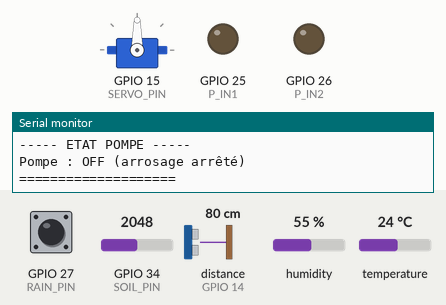
Simulated run of this sketch. Board: ESP32. On the bench: servo, output pins drawn as LEDs (lit = HIGH), the last lines printed to the serial monitor. Wiring (inferred from the names in the program): ultrasonic range finder: trigger GPIO 12; echo GPIO 14. The test bench sets the inputs (shaded band); at power-on: temperature 24 °C, GPIO 34 (SOIL_PIN) = 2048, GPIO 27 (RAIN_PIN) HIGH, distance to the obstacle (sensor on GPIO 14) 80 cm, humidity 55 %. The echo pulse lasts 58.3 µs per cm; WiFi joins after 1.5 s; servers stay silent unless stated; pins used as bus, display or sensor lines are not drawn.

Above: at 3.3 s.
3.4 s: temperature set to 31.7 °C
6.2 s: temperature set to 32.6 °C
At 8.8 s:
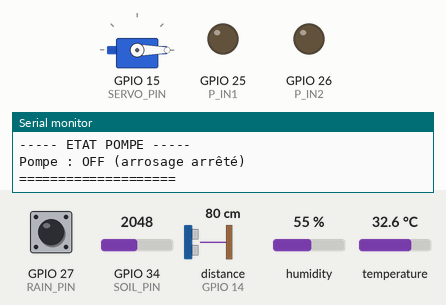
9.5 s: GPIO 34 (SOIL_PIN) set to 2809
11.0 s: GPIO 34 (SOIL_PIN) set to 2911
At 13.6 s:
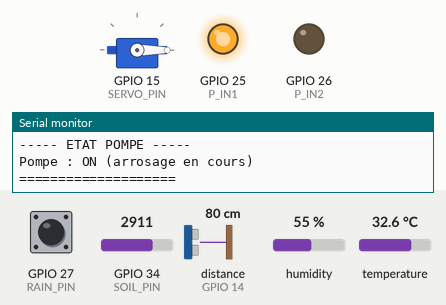
13.9 s: temperature set to 12 °C
At 14.4 s:
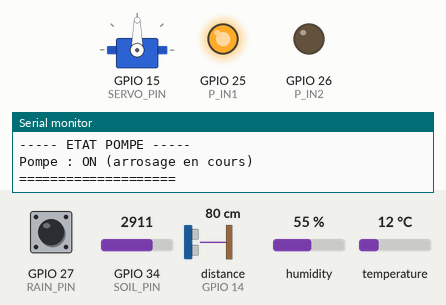
Timing chart, 0 to 16.9 s (numbered marks = the images above; inputs shaded):
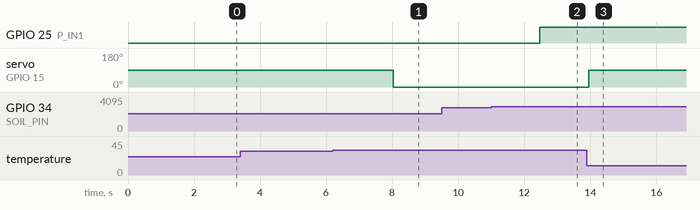

Measured:
- the behaviour switches between 32 and 32.1 °C on temperature (found by bisection; images 0 and 1)
- the behaviour switches between 2866 and 2867 on GPIO 34 (SOIL_PIN) (found by bisection; images 1 and 2)
- after the input at 6.2 s, servo on GPIO 15 (SERVO_PIN): 90° → 0° after 1.8 s
- after the input at 11.0 s, GPIO 25 (P_IN1): LOW → HIGH after 1.5 s
- after the input at 13.9 s, servo on GPIO 15 (SERVO_PIN): 0° → 90° after 0.06 s

The sketch:

arduino_minimal_fix.ino
```cpp
#include "DHT.h"
#include <ESP32Servo.h>
#include <WiFi.h>
#include <FirebaseESP32.h>
#include <addons/TokenHelper.h>

// ------------------ WIFI ------------------
#define WIFI_SSID "iPhone Aziz"
#define WIFI_PASSWORD "zaghouan3"

#define API_KEY "AIzaSyB2wihmG2yCv6WtXUDjpAjPTyqC_D0cEE0"
#define DATABASE_URL "https://tpiot-de1ee-default-rtdb.europe-west1.firebasedatabase.app/"
#define USER_EMAIL "dorra@gmail.com"
#define USER_PASSWORD "123456"

// ------------------ FIREBASE ------------------
FirebaseData fbdo;
FirebaseData fbdoStream;
FirebaseAuth auth;
FirebaseConfig config;

#define DHTPIN 4
#define DHTTYPE DHT22

#define SOIL_PIN 34
#define RAIN_PIN 27
#define TRIG_PIN 12
#define ECHO_PIN 14
#define SERVO_PIN 15

// pin de pompe
#define P_IN1 25
#define P_IN2 26
bool pompeState = false;

#define MAISON_ID "maison_1"

DHT dht(DHTPIN, DHTTYPE);
Servo servo;

// hauteur totale de la citerne (en cm)
const float TANK_HEIGHT = 8.5;

// positions servo
const int SERVO_CLOSE = 90;  // bâche fermée
const int SERVO_OPEN = 0;    // bâche ouverte
const int solpar = 40;
const int solmax = 50;
const int solmin = 30;
const int tempmax = 32;
const int tempmin = 10;

int servoAngle = SERVO_CLOSE;

// VARIABLES MODE CONTROLE
String currentMode = "automatique";  // "automatique" ou "manuel"
String commandeBache = "fermer";     // "ouvrir" ou "fermer"
String commandePompe = "OFF";        // "ON" ou "OFF"

// 🔥 CHANGEMENT 1: Variable pour forcer mise à jour immédiate
bool forceUpdate = false;

// 🔥 AJOUT: Variables pour suivre la dernière commande appliquée
String lastAppliedBacheCommand = "fermer";
String lastAppliedPompeCommand = "OFF";

// ------------------ CALLBACK FIREBASE STREAM ------------------
void streamCallback(StreamData data) {
  String path = data.dataPath();

  Serial.println("📡 Donnée reçue de Firebase:");
  Serial.println("Path: " + path);

  // 🔥 FIX: Lire selon le type de path
  if (path == "/") {
    // Quand on reçoit tout l'objet, lire via JSON
    FirebaseJson *json = data.jsonObjectPtr();
    FirebaseJsonData result;

    if (json->get(result, "mode")) {
      currentMode = result.stringValue;
      Serial.println("✅ Mode: " + currentMode);
    }

    if (json->get(result, "commandes/bache")) {
      String newBacheCmd = result.stringValue;
      if (newBacheCmd != commandeBache) {
        commandeBache = newBacheCmd;
        Serial.println("🔧 Commande bâche: " + commandeBache);
        forceUpdate = true;
      }
    }

    if (json->get(result, "commandes/pompe")) {
      String newPompeCmd = result.stringValue;
      if (newPompeCmd != commandePompe) {
        commandePompe = newPompeCmd;
        Serial.println("💧 Commande pompe: " + commandePompe);
        forceUpdate = true;
      }
    }
  } else {
    // Chemins spécifiques
    if (path == "/mode") {
      if (data.dataType() == "string") {
        currentMode = data.stringData();
        Serial.println("✅ Mode changé: " + currentMode);
      }
    }

    if (path == "/commandes/bache") {
      if (data.dataType() == "string") {
        commandeBache = data.stringData();
        Serial.println("🔧 Commande bâche: " + commandeBache);
        forceUpdate = true;
      }
    }

    if (path == "/commandes/pompe") {
      if (data.dataType() == "string") {
        commandePompe = data.stringData();
        Serial.println("💧 Commande pompe: " + commandePompe);
        forceUpdate = true;
      }
    }
  }
}

void streamTimeoutCallback(bool timeout) {
  if (timeout) {
    Serial.println("⚠️ Stream timeout, reconnexion...");
  }
}

// ------------------ SETUP ------------------
void setup() {
  Serial.begin(115200);

  // WIFI
  WiFi.begin(WIFI_SSID, WIFI_PASSWORD);
  Serial.print("Connexion WiFi");
  while (WiFi.status() != WL_CONNECTED) {
    Serial.print(".");
    delay(500);
  }
  Serial.println(" connecté !");

  // FIREBASE CONFIG
  config.api_key = API_KEY;
  auth.user.email = USER_EMAIL;
  auth.user.password = USER_PASSWORD;
  config.database_url = DATABASE_URL;
  config.token_status_callback = tokenStatusCallback;

  Firebase.begin(&config, &auth);
  Firebase.reconnectWiFi(true);

  // Attendre que Firebase soit prêt
  Serial.println("⏳ Attente Firebase...");
  while (!Firebase.ready()) {
    delay(100);
  }
  Serial.println("✅ Firebase prêt !");

  // INITIALISER LE MODE PAR DÉFAUT DANS FIREBASE
  String basePath = "/maisons/" + String(MAISON_ID);
  Firebase.setString(fbdo, basePath + "/mode", "automatique");
  Firebase.setString(fbdo, basePath + "/commandes/bache", "fermer");
  Firebase.setString(fbdo, basePath + "/commandes/pompe", "OFF");

  // DÉMARRER LE STREAM FIREBASE
  if (!Firebase.beginStream(fbdoStream, basePath)) {
    Serial.println("❌ Erreur stream: " + fbdoStream.errorReason());
  } else {
    Serial.println("✅ Stream Firebase démarré !");
    Firebase.setStreamCallback(fbdoStream, streamCallback, streamTimeoutCallback);
  }

  // INIT CAPTEURS
  dht.begin();
  pinMode(RAIN_PIN, INPUT);
  pinMode(TRIG_PIN, OUTPUT);
  pinMode(ECHO_PIN, INPUT);
  pinMode(P_IN1, OUTPUT);
  pinMode(P_IN2, OUTPUT);

  servo.attach(SERVO_PIN);
  servo.write(SERVO_CLOSE);
}

// ------------------ LECTURE ULTRASON ------------------
float getDistanceCM() {
  digitalWrite(TRIG_PIN, LOW);
  delayMicroseconds(2);
  digitalWrite(TRIG_PIN, HIGH);
  delayMicroseconds(10);
  digitalWrite(TRIG_PIN, LOW);

  long duration = pulseIn(ECHO_PIN, HIGH);
  float distance = duration * 0.034 / 2;
  return distance;
}

// ------------------ CONTROLE AUTOMATIQUE BACHE ------------------
void controlBacheAuto(float temp, int soil, bool rain) {
  servoAngle = SERVO_CLOSE;

  if (temp > tempmax) {
    servoAngle = SERVO_OPEN;
    Serial.println(">>> BACHE = OUVERTE (Température haute)");
  } else if (temp < tempmin) {
    servoAngle = SERVO_OPEN;
    Serial.println(">>> BACHE = OUVERTE (Température basse)");
  } else if (rain && soil > solpar) {
    servoAngle = SERVO_OPEN;
    Serial.println(">>> BACHE = OUVERTE (Pluie + sol humide)");
  } else if (soil > solpar && (temp > tempmax || temp < tempmin)) {
    servoAngle = SERVO_OPEN;
    Serial.println(">>> BACHE = OUVERTE (Sol humide + température extrême)");
  } else {
    servoAngle = SERVO_CLOSE;
    Serial.println(">>> BACHE = FERMÉE");
  }

  servo.write(servoAngle);
}

// ------------------ CONTROLE MANUEL BACHE ------------------
void controlBacheManuel() {
  // 🔥 FIX: N'appliquer que si la commande a changé
  if (commandeBache != lastAppliedBacheCommand) {
    if (commandeBache == "ouvrir") {
      servoAngle = SERVO_OPEN;
      Serial.println(">>> BACHE = OUVERTE (Commande manuelle)");
    } else {
      servoAngle = SERVO_CLOSE;
      Serial.println(">>> BACHE = FERMÉE (Commande manuelle)");
    }
    servo.write(servoAngle);
    lastAppliedBacheCommand = commandeBache;  // Mémoriser
  }
}

// ------------------ CONTROLE AUTOMATIQUE POMPE ------------------
void controlPompeAuto(int soil) {
  if (soil < solmin) {
    digitalWrite(P_IN1, HIGH);
    digitalWrite(P_IN2, LOW);
    pompeState = true;
    Serial.println(">>> POMPE = ON (Auto: sol sec)");
  } else if (soil >= solmax) {
    digitalWrite(P_IN1, LOW);
    digitalWrite(P_IN2, LOW);
    pompeState = false;
    Serial.println(">>> POMPE = OFF (Auto: sol humide)");
  }
}

// ------------------ CONTROLE MANUEL POMPE ------------------
void controlPompeManuel() {
  // 🔥 FIX: N'appliquer que si la commande a changé
  if (commandePompe != lastAppliedPompeCommand) {
    if (commandePompe == "ON") {
      digitalWrite(P_IN1, HIGH);
      digitalWrite(P_IN2, LOW);
      pompeState = true;
      Serial.println(">>> POMPE = ON (Commande manuelle)");
    } else {
      digitalWrite(P_IN1, LOW);
      digitalWrite(P_IN2, LOW);
      pompeState = false;
      Serial.println(">>> POMPE = OFF (Commande manuelle)");
    }
    lastAppliedPompeCommand = commandePompe;  // Mémoriser
  }
}

// ------------------ LOOP ------------------
void loop() {
  // Lecture capteurs
  float humidity = dht.readHumidity();
  float temperature = dht.readTemperature();
  int soilValue = analogRead(SOIL_PIN);
  int soilPercent = map(soilValue, 4095, 0, 0, 100);
  int rainState = digitalRead(RAIN_PIN);
  bool pluie = (rainState == 0);

  // Niveau d'eau
  float distance = getDistanceCM();
  if (distance < 1 || distance > TANK_HEIGHT)
    distance = -1;

  float filledPercent = 0;
  if (distance != -1) {
    float waterHeight = TANK_HEIGHT - distance;
    filledPercent = (waterHeight / TANK_HEIGHT) * 100.0;
    filledPercent = constrain(filledPercent, 0, 100);
  }

  // ========== LOGIQUE DE CONTROLE ==========
  Serial.println("===== MODE: " + currentMode + " =====");

  if (currentMode == "automatique") {
    // MODE AUTOMATIQUE
    controlBacheAuto(temperature, soilPercent, pluie);
    controlPompeAuto(soilPercent);
  } else {
    // MODE MANUEL
    controlBacheManuel();
    controlPompeManuel();
  }

  // Affichage
  Serial.println("===== MESURES =====");
  Serial.print("Humidité air : ");
  Serial.println(humidity);
  Serial.print("Température : ");
  Serial.print(temperature);
  Serial.println(" °C");
  Serial.print("Humidité sol : ");
  Serial.print(soilPercent);
  Serial.println(" %");
  Serial.print("Pluie : ");
  Serial.println(pluie ? "pluie tombe" : "pas de pluie");

  if (distance == -1)
    Serial.println("Niveau eau : erreur de mesure");
  else
    Serial.printf("Niveau eau : %.1f %%\n", filledPercent);

  Serial.print("État bâche : ");
  Serial.print(servoAngle == SERVO_CLOSE ? "FERMÉE" : "OUVERTE");
  Serial.print(" (Angle : ");
  Serial.print(servoAngle);
  Serial.println("°)");

  Serial.println("----- ETAT POMPE -----");
  if (pompeState) {
    Serial.println("Pompe : ON (arrosage en cours)");
  } else {
    Serial.println("Pompe : OFF (arrosage arrêté)");
  }
  Serial.println("====================\n");

  // ========== ENVOI VERS FIREBASE ==========
  if (Firebase.ready()) {
    String basePath = "/maisons/" + String(MAISON_ID) + "/";

    Firebase.setFloat(fbdo, basePath + "humiditeAir", humidity);
    Firebase.setFloat(fbdo, basePath + "temperature", temperature);
    Firebase.setInt(fbdo, basePath + "humiditeSol", soilPercent);
    Firebase.setString(fbdo, basePath + "pluie", pluie ? "pluie" : "pas de pluie");
    Firebase.setFloat(fbdo, basePath + "niveauEau", filledPercent);
    Firebase.setString(fbdo, basePath + "etatBache", servoAngle == SERVO_CLOSE ? "FERMEE" : "OUVERTE");
    Firebase.setInt(fbdo, basePath + "angleBache", servoAngle);
    Firebase.setString(fbdo, basePath + "pompe", pompeState ? "ON" : "OFF");
    Firebase.setString(fbdo, basePath + "mode", currentMode);
  }

  // 🔥 CHANGEMENT 4: Délai réduit de 500ms à 100ms pour réactivité
  // Si une commande vient d'arriver (forceUpdate=true), on attend moins longtemps
  if (forceUpdate) {
    delay(50);  // Très court délai pour réaction rapide
    forceUpdate = false;
  } else {
    delay(100);  // Délai normal réduit (était 500ms)
  }
}
```
